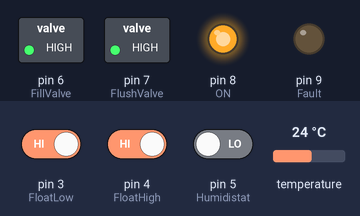
This sketch was run on a simulated Arduino Uno, built with avr-gcc and run on an emulated ATmega328P. Shown: switched loads named in the sketch (green lamp = pin HIGH), output pins drawn as LEDs (lit = HIGH). The test bench sets the inputs (shaded band); at power-on: pin 3 (FloatLow) HIGH, pin 4 (FloatHigh) HIGH, pin 5 (Humidistat) LOW, temperature 24 °C.

Above: at 0.1 s.
Timing chart, 0 to 1.6 s (numbered marks = the images above):
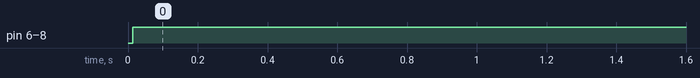

Measured:
- by itself, pin 6 (FillValve), pin 7 (FlushValve), pin 8 (ON): LOW → HIGH at 0.01 s

The sketch:

Humidifier_v2020-04-17.ino
```cpp
#include <OneWire.h> // Include the OneWire library.

OneWire TemperatureSensor(2); // Temperature sensor on pin 2.

const int FloatLow = 3; // INPUT-Low water float on pin 3.
const int FloatHigh = 4; // INPUT-High water float on pin 4.
const int Humidistat = 5; // INPUT-Humidistat contact on pin 5.
const int FillValve = 6; // OUTPUT-Water filling valve on pin 6.
const int FlushValve = 7; // OUTPUT-Water flushing valve on pin 7.
const int ON = 8; // OUTPUT-ON on pin 8.
const int Fault = 9; // OUTPUT-Fault on pin 9.
const int TemperatureThreshold = 640; // Temperature at which the humidifier stops (40 deg C x 16 = 640).
int OutputTimerFloatLow = 0; // Self explanatory.
int OutputTimerFlush = 0; // Self explanatory.
int OutputTimerFillDelay = 0; // Self explanatory.
int OutputTimerFillTooLong = 0; // Self explanatory.
int OutputTimerFlushTooLong = 0; // Self explanatory.
int OutputTimerElementFault = 0; // Self explanatory.
int TemperatureTooHigh = 0; // Self explanatory.
int TemperatureRequested = 0; // Self explanatory.
int Temperature = 0; // Variable for the temperature used to do the logic.
int FloatLowState = 0; // Variable for the low water float used to do the logic.
int FloatHighState = 0; // Variable for the high water float used to do the logic.
int HumidistatState = 0; // Variable for the humidistat contact used to do the logic.
int FillValveState = 1; // Variable for the fill valve output used to do the logic. State is reversed because of "active on low" relay board.
int FlushValveState = 1; // Variable for the flush valve output used to do the logic. State is reversed because of "active on low" relay board.
int ONState = 1; // Variable for the ON output used to do the logic. State is reversed because of "active on low" relay board.
int FaultState = 1; // Variable for the fault output used to do the logic. State is reversed because of "active on low" relay board.
int NoAlarm1stFill = 0; // Variable used to cancel the false fault on startup.
unsigned long currentMillis; // Used to store the current ms count since the program started.
unsigned long Delay750msStartMillis; // Used to calculate a delay of 750 milliseconds for the temperature request.
const unsigned long Delay750ms = 750; // Used to calculate a delay of 750 milliseconds for the temperature request.
unsigned long Delay10sStartMillis; // Used to calculate a delay of 10 seconds for the temperature request.
const unsigned long Delay10s = 10000; // Used to calculate a delay of 10 seconds for the temperature request.
unsigned long TimerFloatLowStartMillis; // Used to calculate a delay of 1 minute for the TimerFloatLow timer off.
const unsigned long TimerFloatLowDelay = 60000; // Used to calculate a delay of 1 minute for the TimerFloatLow timer off.
unsigned long TimerFlushONStartMillis; // Used to calculate a delay of 13 minutes for the TimerFlush timer on/off.
const unsigned long TimerFlushONDelay = 780000; // Used to calculate a delay of 13 minutes for the TimerFlush timer on/off.
unsigned long TimerFlushOFFStartMillis; // Used to calculate a delay of 24 hours for the TimerFlush timer on/off.
const unsigned long TimerFlushOFFDelay = 86400000; // Used to calculate a delay of 24 hours for the TimerFlush timer on/off.
unsigned long TimerFillDelayStartMillis; // Used to calculate a delay of 6 minutes for the TimerFillDelay timer off.
const unsigned long TimerFillDelayDelay = 360000; // Used to calculate a delay of 6 minutes for the TimerFillDelay timer off.
unsigned long TimerFillTooLongStartMillis; // Used to calculate a delay of 20 minutes for the TimerFillTooLong timer on.
const unsigned long TimerFillTooLongDelay = 1200000; // Used to calculate a delay of 20 minutes for the TimerFillTooLong timer on.
unsigned long TimerFlushTooLongStartMillis; // Used to calculate a delay of 16 minutes for the TimerFlushTooLong timer on.
const unsigned long TimerFlushTooLongDelay = 960000; // Used to calculate a delay of 16 minutes for the TimerFlushTooLong timer on.
unsigned long TimerElementFaultStartMillis; // Used to calculate a delay of 20 hours for the TimerElementFault timer on.
const unsigned long TimerElementFaultDelay = 72000000; // Used to calculate a delay of 20 hours for the TimerElementFault timer on.

void setup() {
  pinMode (FloatLow, INPUT); // Set pin 3 to input mode.
  pinMode (FloatHigh, INPUT); // Set pin 4 to input mode.
  pinMode (Humidistat, INPUT); // Set pin 5 to input mode.
  pinMode (FillValve, OUTPUT); // Set pin 6 to ouput mode.
  pinMode (FlushValve, OUTPUT); // Set pin 7 to ouput mode.
  pinMode (ON, OUTPUT); // Set pin 8 to ouput mode.
  pinMode (Fault, OUTPUT); // Set pin 9 to ouput mode.
  Delay750msStartMillis = millis(); // Set the 750 milliseconds timer to 0.
  Delay10sStartMillis = millis(); // Set the 10 seconds timer to 0.
  TimerFloatLowStartMillis = millis(); // Set the TimerFloatLow timer off to 0.
  TimerFlushONStartMillis = millis(); // Set the TimerFlush timer on/off to 0.
  TimerFlushOFFStartMillis = millis(); // Set the TimerFlush timer on/off to 0.
  TimerFillDelayStartMillis = millis(); // Set the TimerFillDelay timer off to 0.
  TimerFillTooLongStartMillis = millis(); // Set the TimerFillTooLong timer on to 0.
  TimerFlushTooLongStartMillis = millis(); // Set the TimerFlushTooLong timer on to 0.
  TimerElementFaultStartMillis = millis(); // Set the TimerElementFault timer on to 0.
}

void loop() {

// Store the current ms count since the program started.
  currentMillis = millis();

// Reads the temperature of the sensor + some logic.
  byte i;
  byte Data1[12];
  byte Address1[8];

  if ( !TemperatureSensor.search(Address1)) {
    TemperatureSensor.reset_search();
    delay(250);
    return;
  }

  if ((currentMillis - Delay10sStartMillis >= Delay10s) && (TemperatureRequested == 0)){
    TemperatureSensor.reset();
    TemperatureSensor.select(Address1);
    TemperatureSensor.write(0x44, 0);
    TemperatureRequested = 1;
    Delay750msStartMillis = currentMillis;
    Delay10sStartMillis = currentMillis;
  }

  if ((currentMillis - Delay750msStartMillis >= Delay750ms) && (TemperatureRequested == 1)){
    TemperatureSensor.reset();
    TemperatureSensor.select(Address1);
    TemperatureSensor.write(0xBE);
    for ( i = 0; i < 9; i++) {
    Data1[i] = TemperatureSensor.read();
    }
    Temperature=(Data1[1]*256)+Data1[0];
    Delay750msStartMillis = currentMillis;
    TemperatureRequested = 0;
  }

  if (Temperature >= TemperatureThreshold){
    TemperatureTooHigh = 1;
  }
  else{
    TemperatureTooHigh = 0;
  }

// Reads the current state of the low water float.
  FloatLowState = digitalRead(FloatLow);
// Reads the current state of the high water float.
  FloatHighState = digitalRead(FloatHigh);
// Reads the current state of the humidistat.
  HumidistatState = digitalRead(Humidistat);

// Logic for the TimerFloatLow timer off.
  if (FloatLowState == 0 || OutputTimerFillDelay == 1){
    OutputTimerFloatLow = 1;
    TimerFloatLowStartMillis = currentMillis;
  }
  else {
    if (currentMillis - TimerFloatLowStartMillis >= TimerFloatLowDelay){
      OutputTimerFloatLow = 0;
    }
  }

// Logic for the TimerFlush timer on/off.
  if (currentMillis - TimerFlushOFFStartMillis >= TimerFlushOFFDelay){
    OutputTimerFlush = 1;
    TimerFlushONStartMillis = currentMillis;
    TimerFlushOFFStartMillis = currentMillis;
  }
  if (currentMillis - TimerFlushONStartMillis >= TimerFlushONDelay){
    OutputTimerFlush = 0;
  }

// Logic for the TimerFillDelay timer off.
  if (OutputTimerFlush == 1){
    OutputTimerFillDelay = 1;
    TimerFillDelayStartMillis = currentMillis;
  }
  else {
    if (currentMillis - TimerFillDelayStartMillis >= TimerFillDelayDelay){
      OutputTimerFillDelay = 0;
    }
  }

// Logic for the TimerFillTooLong timer on.
  if (FillValveState == 0){ // FillValveState is reversed because of "active on low" relay board.
    if (currentMillis - TimerFillTooLongStartMillis >= TimerFillTooLongDelay){
    OutputTimerFillTooLong = 1;
    }
  }
  else {
    OutputTimerFillTooLong = 0;
    TimerFillTooLongStartMillis = currentMillis;
  }

// Logic for the TimerFlushTooLong timer on.
  if ((FlushValveState == 0) && (FloatLowState == 0)){ // FlushValveState is reversed because of "active on low" relay board.
    if (currentMillis - TimerFlushTooLongStartMillis >= TimerFlushTooLongDelay){
    OutputTimerFlushTooLong = 1;
    }
  }
  else {
    OutputTimerFlushTooLong = 0;
    TimerFlushTooLongStartMillis = currentMillis;
  }

// Logic for the TimerElementFault timer on.
  if ((HumidistatState == 1) && ((FloatLowState == 0) || (OutputTimerFillDelay == 1))){
    if (currentMillis - TimerElementFaultStartMillis >= TimerElementFaultDelay){
    OutputTimerElementFault = 1;
    }
  }
  else {
    OutputTimerElementFault = 0;
    TimerElementFaultStartMillis = currentMillis;
  }

// Logic for the fill valve output activation.
  if (((FloatLowState == 1) || (FillValveState == 0)) && (FloatHighState == 0) && (OutputTimerFlush == 0) && (FaultState == 1)){ // FillValveState and FaultState are reversed because of "active on low" relay board.
    FillValveState = 0; // State is reversed because of "active on low" relay board.
  }
  else {
    FillValveState = 1; // State is reversed because of "active on low" relay board.
  }

// Logic for the flush valve output activation.
  if ((OutputTimerFlush == 1) && (FaultState == 1)){ // FaultState is reversed because of "active on low" relay board.
    FlushValveState = 0; // State is reversed because of "active on low" relay board.
  }
  else {
    FlushValveState = 1; // State is reversed because of "active on low" relay board.
  }

// Logic for the ON output activation.
  if ((HumidistatState == 1) && (OutputTimerFillDelay == 0) && (FaultState == 1)){ // FaultState is reversed because of "active on low" relay board.
    ONState = 0; // State is reversed because of "active on low" relay board.
  }
  else {
    ONState = 1; // State is reversed because of "active on low" relay board.
  }

// Logic for the fault output activation.
  if (((FloatLowState == 1) && (FloatHighState == 1)) || (TemperatureTooHigh == 1) || ((OutputTimerFloatLow == 0) && (NoAlarm1stFill == 1)) || (OutputTimerFillTooLong == 1) || (OutputTimerFlushTooLong == 1) || (OutputTimerElementFault == 1) || (FaultState == 0)){ // FaultState is reversed because of "active on low" relay board.
    FaultState = 0; // State is reversed because of "active on low" relay board.
  }
  else {
    FaultState = 1; // State is reversed because of "active on low" relay board.
  }

// Logic to cancel the false fault on startup.
  if ((FloatHighState == 1) || (NoAlarm1stFill == 1)){
    NoAlarm1stFill = 1;
  }
  else {
    NoAlarm1stFill = 0;
  }

// Writes the value for the fill valve contact to the output.
  digitalWrite (FillValve, FillValveState);
// Writes the value for the flush valve contact to the output.
  digitalWrite (FlushValve, FlushValveState);
// Writes the value for the ON contact to the output.
  digitalWrite (ON, ONState);
// Writes the value for the fault contact indicator to the output.
  digitalWrite (Fault, FaultState);
}
```
